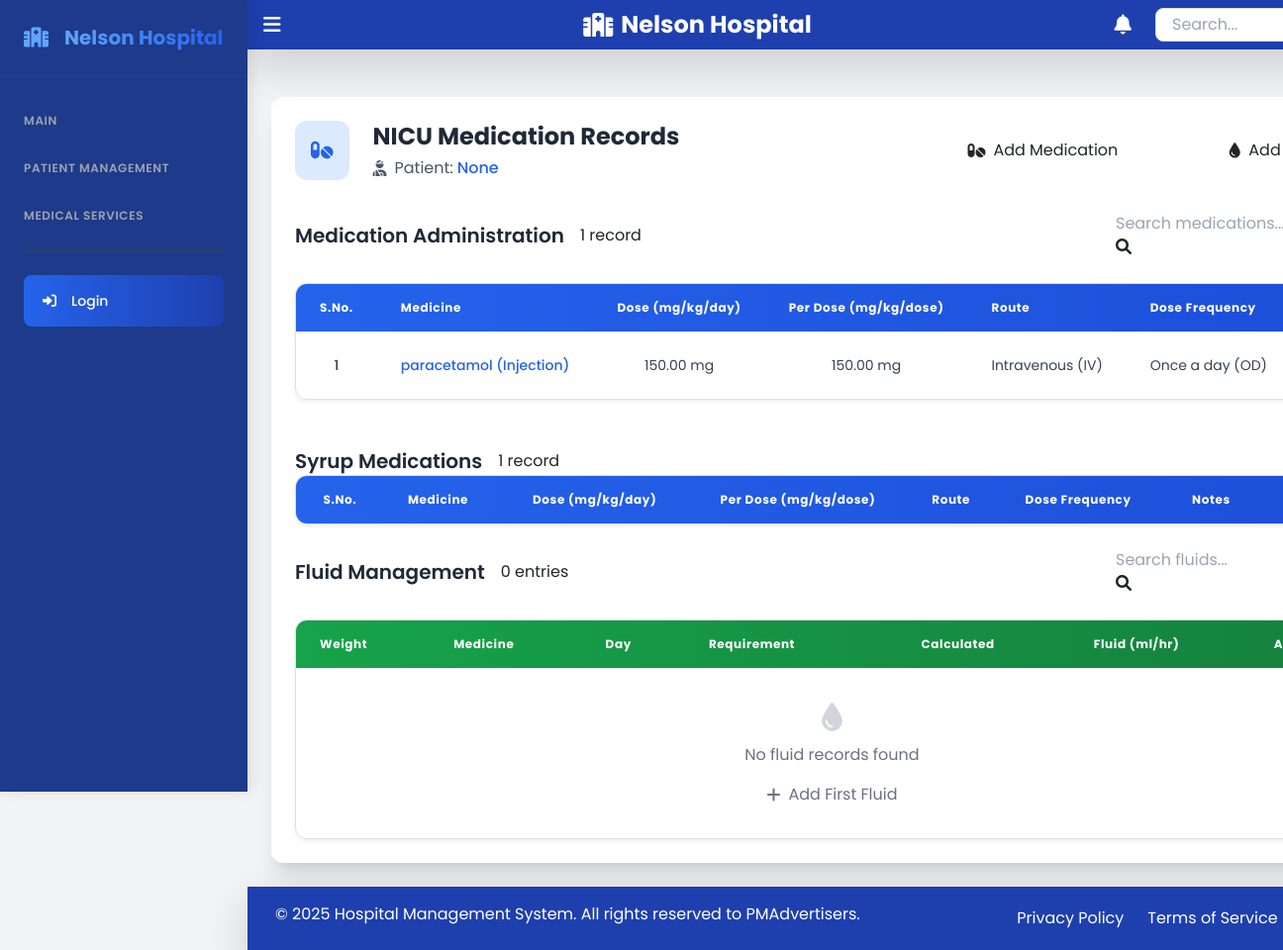
/nicu/medications/1/, run on the app's committed database.
### hms/models.py (models this page shows, shortened)
class NICUMedicationRecord(models.Model):
    ROUTE_CHOICES = [
        ("IV", "Intravenous (IV)"),
        ("IM", "Intramuscular (IM)"),
        ("SC", "Subcutaneous (SC)"),
        ("PO", "Oral (PO)"),
    ]
    DOSE_FREQUENCY_CHOICES = [
        ("OD", "Once a day (OD)"),
        ("BD", "Twice a day (BD)"),
        ("TDS", "Three times a day (TDS)"),
        ("QID", "Four times a day (QID)"),
        ("SOS", "As needed (SOS)"),
        ("STAT", "Immediately (STAT)"),
        ("OTHER", "Other"),
    ]
    patient = models.ForeignKey("Patient", on_delete=models.CASCADE)
    ipd_admission = models.ForeignKey("IPD", on_delete=models.CASCADE, related_name="nicu_medications", null=True)
    prescription = models.ForeignKey("Prescription", on_delete=models.CASCADE, related_name="Prescription", null=True)
    medicine = models.ForeignKey("Medicine", on_delete=models.CASCADE)
    diluent = models.ForeignKey("Diluent", on_delete=models.SET_NULL, null=True, blank=True)
    vial = models.ForeignKey("Vial", on_delete=models.SET_NULL, null=True, blank=True)
    medicine_vial = models.ForeignKey("MedicineVial", on_delete=models.SET_NULL, null=True, blank=True)
    route = models.CharField(max_length=10, choices=ROUTE_CHOICES)
    dilution_volume = models.FloatField(help_text="User-defined dilution volume (mL)", null=True, blank=True)
    calculated_dose_per_day = models.FloatField(editable=False, null=True)
    calculated_dose_per_dose = models.FloatField(editable=False, null=True)
    calculated_diluent_volume = models.FloatField(editable=False, null=True)
    calculated_infusion_rate = models.FloatField(editable=False, null=True)
    total_volume_ml = models.FloatField(editable=False, null=True)
    calculated_dose_per_hour = models.FloatField(editable=False, null=True)
    calculated_mg_per_kg_per_dose = models.FloatField(editable=False, null=True)
    calculated_ml_per_kg_per_dose = models.FloatField(editable=False, null=True)
    calculated_ml = models.FloatField(editable=False, null=True)
    frequency_of_dose = models.IntegerField(blank=True, null=True)
    frequency_of_dose_given = models.FloatField(editable=False, null=True)
    take_from_medicine_vial = models.FloatField(editable=False, null=True)
    calculated_dose_per_dose_ml = models.FloatField(editable=False, null=True)
    dose_per_day_mg = models.FloatField(editable=False, null=True)
    take = models.FloatField(editable=False, null=True)
    set_in_mchine = models.FloatField(editable=False,null=True)
    dose_frequency = models.CharField(max_length=10, choices=DOSE_FREQUENCY_CHOICES, default="OD")
    other_frequency = models.CharField(max_length=100, blank=True, null=True)
    sign = models.CharField(max_length=100, help_text="Doctor's Signature",null=True)
    timestamp = models.DateTimeField(auto_now_add=True)

class Medicine(models.Model):
    MEDICINE_TYPE_CHOICES = [
        ("syrup", "Syrup"),
        ("injection", "Injection"),
        ("tablet", "Tablet"),
        ("drop", "Drop"),
        ("suspension", "Suspension"),
        ("fluid", "Fluid"),
        ("oral", "Oral"),
        ("other", "Other"),
    ]
    ROUTE_CHOICES = [
        ("oral", "Oral"),
        ("iv", "Intravenous"),
        ("im", "Intramuscular"),
        ("sc", "Subcutaneous"),
        ("topical", "Topical"),
        ("inhalation", "Inhalation"),
        ("nasal", "Nasal"),
        ("rectal", "Rectal"),
        ("other", "Other"),
    ]
    DURATION_FREQUENCY_CHOICES = [
    ("24H", "Once daily (Every 24 hours)"),
    ("12H", "Twice daily (Every 12 hours)"),
    ("8H", "Thrice daily (Every 8 hours)"),
    ("6H", "Four times daily (Every 6 hours)"),
    ("4H", "Every 4 hours"),
    ("SOS", "As needed (SOS)"),
    ("STAT", "Immediately (STAT)"),
    ("PRN", "Pro re nata (As required)"),
    ("OTHER", "Other (Specify)"),
    ]
    name = models.CharField(max_length=100)
    brand = models.CharField(max_length=100, blank=True, null=True)
    medicine_type = models.CharField(max_length=20, choices=MEDICINE_TYPE_CHOICES, default="other")
    route = models.CharField(max_length=20, choices=ROUTE_CHOICES, blank=True, null=True)
    duration = models.CharField(blank=True, null=True, help_text="Duration in days",choices=DURATION_FREQUENCY_CHOICES)
    is_liquid_injection = models.BooleanField(default=False, help_text="Only for injections: Check if this is a ready-to-use liquid injection")
    standard_dose_per_kg = models.FloatField(help_text="Standard dose per kg (mg/kg/day)", null=True, blank=True)
    tablet_strength= models.FloatField(help_text="Standard dose per kg (mg/kg/day)", null=True, blank=True)
    concentration_mg_per_ml = models.FloatField(help_text="Concentration of the medicine (mg/mL)", null=True, blank=True)
    created_at = models.DateTimeField(auto_now_add=True)
    def __str__(self):
        return f"{self.name} ({self.get_medicine_type_display()})"

### hms/views.py (the view)
# urls.py: path("nicu/medications/<int:ipd_id>/", NICUMedicationRecordListView.as_view(), name="nicu_medication_list"),
class NICUMedicationRecordListView(ListView):
    model = NICUMedicationRecord
    template_name = "hms/nicumedication/nicu_medication_list.html"
    context_object_name = "medications"
    def get_queryset(self):
        ipd_id = self.kwargs.get("ipd_id")
        return NICUMedicationRecord.objects.filter(ipd_admission_id=ipd_id)
    def get_context_data(self, **kwargs):
        context = super().get_context_data(**kwargs)
        ipd_id = self.kwargs.get("ipd_id")
        medications = context["medications"]
        first_medication = medications.first() if medications.exists() else None
        patient = first_medication.patient if first_medication else None
        if not patient:
            try:
                patient = Patient.objects.get(ipd__id=ipd_id)
            except Patient.DoesNotExist:
                patient = None
        context["patient"] = patient
        context["patient_name"] = patient.user.full_name if patient else "Unknown Patient"
        context["ipd_id"] = ipd_id  # For the "Add Medication" button
        context['fluid_data'] = FluidRequirement.objects.filter(ipd_admission=ipd_id)
        user = self.request.user
        context["is_doctor"] = user.groups.filter(name="Doctor").exists()
        context["is_nurse"] = user.groups.filter(name="Nurse").exists()
        return context

### hms/templates/hms/nicumedication/nicu_medication_list.html (shortened to what this page needs)
{% extends "hms/base.html" %}
{% block content %}
<div class="w-full bg-white shadow-xl rounded-xl p-6 mt-6">
    <div class="flex flex-col md:flex-row justify-between items-start md:items-center mb-8 gap-4">
        <div class="flex items-center gap-4">
            <div class="bg-blue-100 p-3 rounded-xl">
                <i class="fas fa-pills text-blue-600 text-xl"></i>
            </div>
            <div>
                <h1 class="text-2xl font-bold text-gray-800">NICU Medication Records</h1>
                <p class="text-gray-600 mt-1 flex items-center">
                    <i class="fas fa-user-injured mr-2"></i>
                    Patient: <span class="font-medium text-blue-600 ml-1">{{ patient_name }}</span>
                </p>
            </div>
        </div>
        <div class="flex flex-col sm:flex-row gap-3 w-full md:w-auto">
            <a href="{% url 'nicu_medication_create' ipd_id %}"
                class="btn-primary flex items-center justify-center gap-2 px-5 py-2.5">
                <i class="fas fa-pills"></i> Add Medication
            </a>
            <a href="{% url 'add_nicu_fluid' ipd_id=ipd_id %}"
                class="btn-secondary flex items-center justify-center gap-2 px-5 py-2.5">
                <i class="fas fa-tint"></i> Add Fluid
            </a>
        </div>
    </div>
    <div class="mb-12">
        <div class="flex flex-col sm:flex-row justify-between items-start sm:items-center mb-4 gap-3">
            <div class="flex items-center gap-3">
                <h2 class="text-xl font-semibold text-gray-800">Medication Administration</h2>
                <span class="badge-primary">{{ medications|length }} record{{ medications|pluralize }}</span>
            </div>
            <div class="relative w-full sm:w-64">
                <input type="text" placeholder="Search medications..." class="search-input">
                <i class="fas fa-search search-icon"></i>
            </div>
        </div>
        <div class="overflow-x-auto rounded-xl border border-gray-100 shadow-sm">
            <table class="w-full min-w-max">
                <thead class="bg-gradient-to-r from-blue-600 to-blue-700 text-white">
                    <tr class="text-xs font-semibold tracking-wider">
                        <th class="px-6 py-3 text-center">S.No.</th>
                        <th class="px-6 py-3 text-left">Medicine</th>
                        <th class="px-6 py-3 text-center">Dose (mg/kg/day)</th>
                        <th class="px-6 py-3 text-center">Per Dose (mg/kg/dose)</th>
                        <th class="px-6 py-3 text-left">Route</th>
                        <th class="px-6 py-3 text-left">Dose Frequency</th>
                    </tr>
                </thead>
                <tbody class="divide-y divide-gray-100 text-sm">
    {% for medication in medications %}
        {% if medication.medicine.medicine_type != 'syrup' %}
        <tr class="text-gray-700 hover:bg-blue-50 transition-colors group">
            <td class="px-6 py-4 text-center font-medium">{{ forloop.counter }}</td>
            <td class="px-6 py-4 font-medium text-blue-600">{{ medication.medicine }}</td>
            <td class="px-6 py-4 text-center">{{ medication.calculated_dose_per_day|floatformat:2 }} mg</td>
            <td class="px-6 py-4 text-center">{{ medication.calculated_dose_per_dose|floatformat:2 }} mg</td>
            <td class="px-6 py-4">{{ medication.get_route_display }}</td>
            <td class="px-6 py-4">
                {% if medication.dose_frequency == "OTHER" %}
                    <span class="badge-secondary">{{ medication.other_frequency }}</span>
                {% else %}
                    <span class="badge-primary">{{ medication.get_dose_frequency_display }}</span>
                {% endif %}
            </td>
        </tr>
        {% endif %}
    {% endfor %}
</tbody>
            </table>
        </div>
    </div>
<div class="flex items-center gap-3">
    <h3 class="text-xl font-semibold text-gray-800">Syrup Medications</h3>
    <span class="badge-primary">{{ medications|length }} record{{ medications|pluralize }}</span>
</div>
<div class="overflow-x-auto rounded-xl border border-gray-100 shadow-sm mb-6">
    <table class="w-full min-w-max">
        <thead class="bg-gradient-to-r from-blue-600 to-blue-700 text-white">
            <tr class="text-xs font-semibold tracking-wider">
                <th class="px-6 py-3 text-center">S.No.</th>
                <th class="px-6 py-3 text-left">Medicine</th>
                <th class="px-6 py-3 text-center">Dose (mg/kg/day)</th>
                <th class="px-6 py-3 text-center">Per Dose (mg/kg/dose)</th>
                <th class="px-6 py-3 text-left">Route</th>
                <th class="px-6 py-3 text-left">Dose Frequency</th>
                <th class="px-6 py-3 text-left whitespace-nowrap">Notes</th>
                <th class="px-6 py-3 text-center">Actions</th>
            </tr>
        </thead>
    </table>
</div>
    <div>
        <div class="flex flex-col sm:flex-row justify-between items-start sm:items-center mb-4 gap-3">
            <div class="flex items-center gap-3">
                <h2 class="text-xl font-semibold text-gray-800">Fluid Management</h2>
                <span class="badge-secondary">{{ fluid_data|length }} entr{{ fluid_data|pluralize:"y,ies" }}</span>
            </div>
            <div class="relative w-full sm:w-64">
                <input type="text" placeholder="Search fluids..." class="search-input">
                <i class="fas fa-search search-icon"></i>
            </div>
        </div>
        <div class="overflow-x-auto rounded-xl border border-gray-100 shadow-sm">
            <table class="w-full min-w-max">
                <thead class="bg-gradient-to-r from-green-600 to-green-700 text-white">
                    <tr class="text-xs font-semibold tracking-wider">
                        <th class="px-6 py-3 text-left">Weight</th>
                        <th class="px-6 py-3 text-left">Medicine</th>
                        <th class="px-6 py-3 text-left">Day</th>
                        <th class="px-6 py-3 text-left">Requirement</th>
                        <th class="px-6 py-3 text-center">Calculated</th>
                        <th class="px-6 py-3 text-center">Fluid (ml/hr)</th>
                        <th class="px-6 py-3 text-center">Actions</th>
                    </tr>
                </thead>
                <tbody class="divide-y divide-gray-100">
                    {% for fluid in fluid_data %}
                    <tr class="text-gray-700 hover:bg-green-50 transition-colors group">
                        <td class="px-6 py-4 font-medium">{{ fluid.birth_weight_category }}</td>
                        <td class="px-6 py-4 font-medium text-green-600">{{ fluid.medicine }}</td>
                        <td class="px-6 py-4">Day {{ fluid.day_after_birth }}</td>
                        <td class="px-6 py-4">{{ fluid.fluid_ml_per_kg_per_day }} mL/kg/day</td>
                        <td class="px-6 py-4 text-center">
                            {% if fluid.calculated_ml %}
                            <span class="font-medium">{{ fluid.calculated_ml|floatformat:2 }} mL</span>
                            {% else %}
                            <span class="text-gray-400">-</span>
                            {% endif %}
                        </td>
                        <td class="px-6 py-4 text-center">
                            {% if fluid.calculated_ml_hr %}
                            <span class="font-medium">{{ fluid.calculated_ml_hr|floatformat:2 }} mL/hr</span>
                            {% else %}
                            <span class="text-gray-400">-</span>
                            {% endif %}
                        </td>
                        <td class="px-6 py-4 text-center">
                            <a href="{% url 'update_nicu_fluid' pk=fluid.id %}"
                                class="text-yellow-600 hover:text-yellow-800" title="Edit">
                                <i class="fas fa-edit"></i>
                            </a>
                            <form action="{% url 'nicu_fluid_delete' pk=fluid.id %}" method="POST"
                                onsubmit="return confirm('Delete this fluid entry?')" class="inline">
                                {% csrf_token %}
                                <button type="submit" class="text-red-600 hover:text-red-800" title="Delete">
                                    <i class="fas fa-trash"></i>
                                </button>
                            </form>
                        </td>
                    </tr>
                    {% empty %}
                    <tr>
                        <td colspan="7" class="px-6 py-8 text-center text-gray-500">
                            <div class="flex flex-col items-center justify-center gap-2">
                                <i class="fas fa-tint text-3xl text-gray-300"></i>
                                <p>No fluid records found</p>
                                <a href="{% url 'add_nicu_fluid' ipd_id=ipd_id %}" class="btn-secondary mt-2 inline-flex items-center gap-2">
                                    <i class="fas fa-plus"></i> Add First Fluid
                                </a>
                            </div>
                        </td>
                    </tr>
                    {% endfor %}
                </tbody>
            </table>
        </div>
    </div>
</div>
{% endblock %}

### data on the page
NICUMedicationRecord: medicine "paracetamol (Injection)", calculated_dose_per_day "150.00", calculated_dose_per_dose "150.00", route "Intravenous (IV)", dose_frequency "Once a day (OD)"

### other printed values
{{ patient_name }} "None"
{{ medications|length }} "1"
{{ fluid_data|length }} "0"
